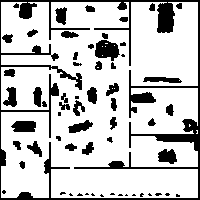
%> input picture map.png, 200 x 200 px
$ octave Group1_ME574_Robot_Project.m   (GNU Octave 9; MATLAB toolbox functions it lacks are replaced by stand-ins)
%> lines starting %> are read from the running program, lines starting %| are printed output that depends on the picture; in (x1, y1, x2, y2) boxes, pixels count from 0 and x2, y2 are one past the last pixel; in counts of white or black regions, pixels touching at a corner belong together; the program's own positions count from 1

clc; clear; close all;

env = imread('map.png');
%> env is the input picture: size 200x200x3 uint8; 78.4% white; 61 black regions (19 under 20 px), largest, box (x1, y1, x2, y2) and area: (0, 0, 200, 200) 5104, (95, 40, 120, 61) 364, (11, 121, 36, 132) 240
map = env(:,:,1)/255;

map = rot90(map);
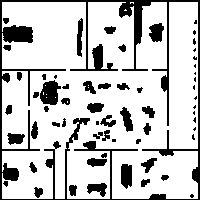
%> map: size 200x200 uint8; values 0 (black) and 1 (white), 78.4% white; 61 black regions (19 under 20 px), largest, box (x1, y1, x2, y2) and area: (0, 0, 200, 200) 5104, (40, 80, 61, 105) 364, (121, 164, 132, 189) 240

% Defining initial position of the robot
%%%%%%%%%%%%%%%%%%%%%%%%%%%%%%%%%%%%%%%%%%%%%%%%%%%%%%%%%%%%%%%%%%%%%%%%%%%
robotposition1 = [25,72]; %You can change the robot position, just make
% sure it does not collide with an obstacle
%%%%%%%%%%%%%%%%%%%%%%%%%%%%%%%%%%%%%%%%%%%%%%%%%%%%%%%%%%%%%%%%%%%%%%%%%%%

% To show where we started later on, I store the first initial position:
initial(1,1) = robotposition1(1,1);
initial(1,2) = robotposition1(1,2);

% Initial belief:
for i=1:200
    for j=1:200
        belief(i,j) = 1/200/200;
    end
end

Newmap = map;
% In the following for loop, I change the Newmap matrix according the
% statements(comments) in the loop.
for i=2:100
    for j=2:100
        if Newmap(i,j) == 0 % if there is a wall
            wallProb = probability; % gives a probability
            if wallProb <= 0.40 % if prob = 0.4
                Newmap(i,j) = 0; % Lidar sees the wall as it is supposed to see
            elseif (0.40 <= wallProb) && wallProb <= 0.475 % if prob = 0.075
                Newmap(i,j) = 1; % Lidar sees the wall a free space
                Newmap(i-1,j-1) = 0; % Lidar sees the wall adjacent to real wall
            elseif (0.475 <= wallProb) && wallProb <= 0.550 % if prob = 0.075
                Newmap(i,j) = 1;% Lidar sees the wall a free space% Lidar sees the wall a free space
                Newmap(i,j-1) = 0; % Lidar sees the wall adjacent to real wall
            elseif (0.550 <= wallProb) && wallProb <= 0.625 % if prob = 0.075
                Newmap(i,j) = 1; % Lidar sees the wall a free space
                Newmap(i+1,j-1) = 0; % Lidar sees the wall adjacent to real wall
            elseif (0.625 <= wallProb) && wallProb <= 0.700 % if prob = 0.075
                Newmap(i,j) = 1; % Lidar sees the wall a free space
                Newmap(i+1,j) = 0; % Lidar sees the wall adjacent to real wall
            elseif (0.700 <= wallProb) && wallProb <= 0.775 % if prob = 0.075
                Newmap(i,j) = 1; % Lidar sees the wall a free space
                Newmap(i+1,j+1) = 0; % Lidar sees the wall adjacent to real wall
            elseif (0.775 <= wallProb) && wallProb <= 0.850 % if prob = 0.075
                Newmap(i,j) = 1; % Lidar sees the wall a free space
                Newmap(i,j+1) = 0; % Lidar sees the wall adjacent to real wall
            elseif (0.850 <= wallProb) && wallProb <= 0.925 % if prob = 0.075
                Newmap(i,j) = 1; % Lidar sees the wall a free space
                Newmap(i-1,j+1) = 0; % Lidar sees the wall adjacent to real wall
            else % if prob = 0.075
                Newmap(i,j) = 1; % Lidar sees the wall a free space
                Newmap(i-1,j) = 0; % Lidar sees the wall adjacent to real wall
            end
        end
    end
end
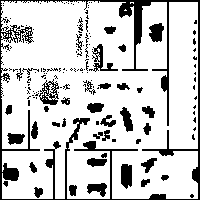
%> Newmap: size 200x200 uint8; values 0 (black) and 1 (white), 80.3% white; 149 black regions (109 under 20 px), largest, box (x1, y1, x2, y2) and area: (0, 0, 200, 200) 4175, (39, 79, 59, 105) 256, (89, 44, 118, 72) 240
%> after the loop, wallProb = 1

for i=1:200
    for j=1:200
        % matrixForLidar is a new matrix that combines the real map and new
        % map that lidar sees the walls with probability 0.40.
        % This way, I create a new algorithm that the robot's belief and
        % real map combined so that the robot cannot go thorough the real
        % walls and it does not contradict with its belief.

        % If one of the matrices has 0 in one cell, then matrixForLidar has
        % 0 in the same cell:
       matrixForLidar(i,j) = Newmap(i,j)*map(i,j);
    end
end
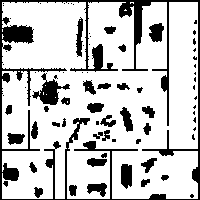
%> matrixForLidar: size 200x200 uint8; values 0 (black) and 1 (white), 77.9% white; 75 black regions (39 under 20 px), largest, box (x1, y1, x2, y2) and area: (0, 0, 200, 200) 5333, (32, 73, 70, 105) 467, (121, 164, 132, 189) 240

matrixForLidar_ = matrixForLidar';
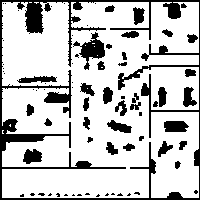
%> matrixForLidar_: size 200x200 uint8; values 0 (black) and 1 (white), 77.9% white; 75 black regions (39 under 20 px), largest, box (x1, y1, x2, y2) and area: (0, 0, 200, 200) 5333, (73, 32, 105, 70) 467, (164, 121, 189, 132) 240

fh = figure();
fh.WindowState = 'maximized';

% Plot on the right: This will give the positions of the robot for start of
% cycles
subplot(1,2,2)
imagesc(matrixForLidar) % Showing combined matrix
hold on

%Grids:
for j = 1:200
    line([0.5,200.5], [0 + j+0.5,0 + j+0.5],"Color","k","Linewidth",0.5)
    hold on
    line([0 + j+0.5,0 + j+0.5],[0.5,200.5],"Color","k","Linewidth",0.5)
    hold on
end
scatter(robotposition1(1,1),robotposition1(1,2),30,"r","filled","s")
hold on

cyclesize = 4; % The cycle size that robot will move. You can change it.
total = 0;
for i = 1:cyclesize

    %Within each cycle, I update the probabilities of the cells that the
    %robot might be inside:
    down1 = [robotposition1(1,1),robotposition1(1,2)+1];
    down2 = [robotposition1(1,1),robotposition1(1,2)+2];
    down3 = [robotposition1(1,1),robotposition1(1,2)+3];
    down4 = [robotposition1(1,1),robotposition1(1,2)+4];
    down5 = [robotposition1(1,1),robotposition1(1,2)+5];

    up1 = [robotposition1(1,1),robotposition1(1,2)-1];
    up2 = [robotposition1(1,1),robotposition1(1,2)-2];
    up3 = [robotposition1(1,1),robotposition1(1,2)-3];
    up4 = [robotposition1(1,1),robotposition1(1,2)-4];
    up5 = [robotposition1(1,1),robotposition1(1,2)-5];

    right1 = [robotposition1(1,1)+1,robotposition1(1,2)];
    right2 = [robotposition1(1,1)+2,robotposition1(1,2)];
    right3 = [robotposition1(1,1)+3,robotposition1(1,2)];
    right4 = [robotposition1(1,1)+4,robotposition1(1,2)];
    right5 = [robotposition1(1,1)+5,robotposition1(1,2)];

    left1 = [robotposition1(1,1)-1,robotposition1(1,2)];
    left2 = [robotposition1(1,1)-2,robotposition1(1,2)];
    left3 = [robotposition1(1,1)-3,robotposition1(1,2)];
    left4 = [robotposition1(1,1)-4,robotposition1(1,2)];
    left5 = [robotposition1(1,1)-5,robotposition1(1,2)];

    if up1(:,2)<=0
       up1(:,2)=1;
    elseif up2(:,2)<=0
       up2(:,2)=1;
    elseif up3(:,2)<=0
       up3(:,2)=1;
    elseif up4(:,2)<=0
       up4(:,2)=1;
    elseif up5(:,2)<=0
       up5(:,2)=1;
    elseif left1(:,1)<=0
       left1(:,1)=1;
    elseif left2(:,1)<=0
       left2(:,1)=1;
    elseif left3(:,1)<=0
       left3(:,1)=1;
    elseif left4(:,1)<=0
       left4(:,1)=1;
    elseif left5(:,1)<=0
       left5(:,1)=1;
    end


    if down1(:,2)>=200
       down1(:,2)=199;
    elseif down2(:,2)>=200
       down2(:,2)=199;
    elseif down3(:,2)>=200
       down3(:,2)=199;
    elseif down4(:,2)>=200
       down4(:,2)=199;
    elseif down5(:,2)>=200
       down5(:,2)=199;

    elseif right1(:,1)>=200
       right1(:,1)=199;
    elseif right2(:,1)>=200
       right2(:,1)=199;
    elseif right3(:,1)>=200
       right3(:,1)=199;
    elseif right4(:,1)>=200
       right4(:,1)=199;
    elseif right5(:,1)>=200
       right5(:,1)=199;
    end

    totalchange = belief(down1(1,1),down1(1,2))*0.05+belief(down2(1,1),down2(1,2))*0.15...
        +belief(down3(1,1),down3(1,2))*0.6+belief(down4(1,1),down4(1,2))*0.15...
        +belief(down5(1,1),down5(1,2))*0.05...
    +belief(up1(1,1),up1(1,2))*0.05+belief(up2(1,1),up2(1,2))*0.15...
        +belief(up3(1,1),up3(1,2))*0.6+belief(up4(1,1),up4(1,2))*0.15...
        +belief(up5(1,1),up5(1,2))*0.05...
    +belief(left1(1,1),left1(1,2))*0.05+belief(left2(1,1),left2(1,2))*0.15...
        +belief(left3(1,1),left3(1,2))*0.6+belief(left4(1,1),left4(1,2))*0.15...
        +belief(left5(1,1),left5(1,2))*0.05...
    +belief(right1(1,1),right1(1,2))*0.05+belief(right2(1,1),right2(1,2))*0.15...
        +belief(right3(1,1),right3(1,2))*0.6+belief(right4(1,1),right4(1,2))*0.15...
        +belief(right5(1,1),right5(1,2))*0.05;


    belief(down1(1,1),down1(1,2)) = belief(down1(1,1),down1(1,2)) + belief(down1(1,1),down1(1,2))*0.05;
    belief(down2(1,1),down2(1,2)) = belief(down2(1,1),down2(1,2)) + belief(down2(1,1),down2(1,2))*0.15;
    belief(down3(1,1),down3(1,2)) = belief(down3(1,1),down3(1,2)) + belief(down3(1,1),down3(1,2))*0.60;
    belief(down4(1,1),down4(1,2)) = belief(down4(1,1),down4(1,2)) + belief(down4(1,1),down4(1,2))*0.15;
    belief(down5(1,1),down5(1,2)) = belief(down5(1,1),down5(1,2)) + belief(down5(1,1),down5(1,2))*0.05;

    belief(up1(1,1),up1(1,2)) = belief(up1(1,1),up1(1,2)) + belief(up1(1,1),up1(1,2))*0.05;
    belief(up2(1,1),up2(1,2)) = belief(up2(1,1),up2(1,2)) + belief(up2(1,1),up2(1,2))*0.15;
    belief(up3(1,1),up3(1,2)) = belief(up3(1,1),up3(1,2)) + belief(up3(1,1),up3(1,2))*0.60;
    belief(up4(1,1),up4(1,2)) = belief(up4(1,1),up4(1,2)) + belief(up4(1,1),up4(1,2))*0.15;
    belief(up5(1,1),up5(1,2)) = belief(up5(1,1),up5(1,2)) + belief(up5(1,1),up5(1,2))*0.05;

    belief(right1(1,1),right1(1,2)) = belief(right1(1,1),right1(1,2)) + belief(right1(1,1),right1(1,2))*0.05;
    belief(right2(1,1),right2(1,2)) = belief(right2(1,1),right2(1,2)) + belief(right2(1,1),right2(1,2))*0.15;
    belief(right3(1,1),right3(1,2)) = belief(right3(1,1),right3(1,2)) + belief(right3(1,1),right3(1,2))*0.60;
    belief(right4(1,1),right4(1,2)) = belief(right4(1,1),right4(1,2)) + belief(right4(1,1),right4(1,2))*0.15;
    belief(right5(1,1),right5(1,2)) = belief(right5(1,1),right5(1,2)) + belief(right5(1,1),right5(1,2))*0.05;

    belief(left1(1,1),left1(1,2)) = belief(left1(1,1),left1(1,2)) + belief(left1(1,1),left1(1,2))*0.05;
    belief(left2(1,1),left2(1,2)) = belief(left2(1,1),left2(1,2)) + belief(left2(1,1),left2(1,2))*0.15;
    belief(left3(1,1),left3(1,2)) = belief(left3(1,1),left3(1,2)) + belief(left3(1,1),left3(1,2))*0.60;
    belief(left4(1,1),left4(1,2)) = belief(left4(1,1),left4(1,2)) + belief(left4(1,1),left4(1,2))*0.15;
    belief(left5(1,1),left5(1,2)) = belief(left5(1,1),left5(1,2)) + belief(left5(1,1),left5(1,2))*0.05;

    belief = belief - totalchange/200/200;

    % Robot might know its position very close to 100% probability if we
    % apply a lot of cycles. If it is know its position, then there is no
    % need for further movement. The following loop does that.
    flag = 0;
    for k = 1:200
        for l = 1:200
            if belief(k,l) >= 1
                belief(k,l) = 1;
                flag = 1;
                break
            end
        end
        if flag==1
            break
        end
    end

    % When robot knows where it is, a message is given about the situation:
    if flag==1
        cyclesize = i - 1;
        errordlg('Robot found its position with 100% probability at the cycle = '+string(cyclesize)+' There is no need for further movement','ROBOT FOUND WHERE IT IS');
        break
    end


    a = probability;
    if a <= 0.05 % Robot moves 1 cell with probability 0.05
        move = 1;
        cellprob = 0.05;
    elseif (0.05 < a)&& (a <= 0.20) % Robot moves 3 cell with probability 0.15
        move = 2;
        cellprob = 0.15;
    elseif (0.20 < a)&& (a <= 0.80) % Robot moves 3 cell with probability 0.60
        move = 3;
        cellprob = 0.60;
    elseif (0.80 < a)&& (a <= 0.95) % Robot moves 4 cell with probability 0.15
        move = 4;
        cellprob = 0.15;
    else % Robot moves 5 cell with probability 0.05
        move = 5;
        cellprob = 0.05;
    end

    % new probability defined to select the direction
    %(up,down,left or right with probabilities 0.25 for each):
    % up -->      b <= 0.25
    % down -->    0.25 < b <= 0.50
    % left -->    0.50 < b <= 0.75
    % right -->   0.75 < b <= 1.00

    % In the following if statements, I define a new algorithm which
    %prevents the robot to go that direction with some logic as well.
    %Let's say robot will go up(b = 0.25) with 4 cells(0.80 < a <= 0.95)
    %but there is a wall in the 3rd cell on the way, then the robot choose
    %not to go that way because the robot actually was aware the wall
    %combination of up, down, left and right directions initially. It is
    %the best to not go to directions with walls in shorter distance than
    %the "move" command.
    b = probability;
    dirprob = 0.25;
    if move == 1
        if matrixForLidar_(robotposition1(1,1),robotposition1(1,2)+1) == 1 && b <= 0.25
            robotposition1(1,2) = robotposition1(1,2) + move;
        elseif matrixForLidar_(robotposition1(1,1),robotposition1(1,2)-1)== 1 &&(0.25 < b)&& (b <= 0.50)
            robotposition1(1,2) = robotposition1(1,2) - move;
        elseif matrixForLidar_(robotposition1(1,1) + 1,robotposition1(1,2))== 1 &&(0.50 < b)&& (b <= 0.75)
            robotposition1(1,1) = robotposition1(1,1) + move;
        elseif matrixForLidar_(robotposition1(1,1)-1,robotposition1(1,2))== 1&&(0.75 < b)&& (b <= 1)
            robotposition1(1,1) = robotposition1(1,1) - move;
        end
    end


    if move == 2
        if matrixForLidar_(robotposition1(1,1),robotposition1(1,2)+1)== 1 && ...
                matrixForLidar_(robotposition1(1,1),robotposition1(1,2)+2)== 1 && b <= 0.25
            robotposition1(1,2) = robotposition1(1,2) + move;
        elseif matrixForLidar_(robotposition1(1,1),robotposition1(1,2)-1)== 1 && ...
                matrixForLidar_(robotposition1(1,1),robotposition1(1,2)-2)== 1 &&(0.25 < b)&& (b <= 0.50)
            robotposition1(1,2) = robotposition1(1,2) - move;
        elseif matrixForLidar_(robotposition1(1,1) + 1,robotposition1(1,2))== 1 && ...
                matrixForLidar_(robotposition1(1,1) + 2,robotposition1(1,2))== 1 &&(0.50 < b)&& (b <= 0.75)
            robotposition1(1,1) = robotposition1(1,1) + move;
        elseif matrixForLidar_(robotposition1(1,1)-1,robotposition1(1,2))== 1&& ...
                matrixForLidar_(robotposition1(1,1)-2,robotposition1(1,2))== 1&&(0.75 < b)&& (b < 1)
            robotposition1(1,1) = robotposition1(1,1) - move;
        end
    end

    if move == 3
        if matrixForLidar_(robotposition1(1,1),robotposition1(1,2)+1)== 1 &&...
                matrixForLidar_(robotposition1(1,1),robotposition1(1,2)+2)== 1 && ...
                matrixForLidar_(robotposition1(1,1),robotposition1(1,2)+3)== 1 && b <= 0.25
            robotposition1(1,2) = robotposition1(1,2) + move;
        elseif matrixForLidar_(robotposition1(1,1),robotposition1(1,2)-1)== 1 &&...
                matrixForLidar_(robotposition1(1,1),robotposition1(1,2)-2)== 1 && ...
                matrixForLidar_(robotposition1(1,1),robotposition1(1,2)-3)== 1 &&(0.25 < b)&& (b <= 0.50)
            robotposition1(1,2) = robotposition1(1,2) - move;
        elseif matrixForLidar_(robotposition1(1,1) + 1,robotposition1(1,2))== 1 &&...
                matrixForLidar_(robotposition1(1,1) + 2,robotposition1(1,2))== 1 && ...
                matrixForLidar_(robotposition1(1,1) + 3,robotposition1(1,2))== 1 &&(0.50 < b)&& (b <= 0.75)
            robotposition1(1,1) = robotposition1(1,1) + move;
        elseif matrixForLidar_(robotposition1(1,1)-1,robotposition1(1,2))== 1&&...
                matrixForLidar_(robotposition1(1,1)-2,robotposition1(1,2))== 1&& ...
                matrixForLidar_(robotposition1(1,1)-3,robotposition1(1,2))== 1&& (0.75 < b)&& (b < 1)
            robotposition1(1,1) = robotposition1(1,1) - move;
        end
    end


    if move == 4
        if matrixForLidar_(robotposition1(1,1),robotposition1(1,2)+1)== 1 &&...
                matrixForLidar_(robotposition1(1,1),robotposition1(1,2)+2)== 1 && ...
                matrixForLidar_(robotposition1(1,1),robotposition1(1,2)+3)== 1 && ...
                matrixForLidar_(robotposition1(1,1),robotposition1(1,2)+4)== 1 && b <= 0.25
            robotposition1(1,2) = robotposition1(1,2) + move;
        elseif matrixForLidar_(robotposition1(1,1),robotposition1(1,2)-1)== 1 &&...
                matrixForLidar_(robotposition1(1,1),robotposition1(1,2)-2)== 1 && ...
                matrixForLidar_(robotposition1(1,1),robotposition1(1,2)-3)== 1 && ...
                matrixForLidar_(robotposition1(1,1),robotposition1(1,2)-4)== 1 &&(0.25 < b)&& (b <= 0.50)
            robotposition1(1,2) = robotposition1(1,2) - move;
        elseif matrixForLidar_(robotposition1(1,1) + 1,robotposition1(1,2))== 1 &&...
                matrixForLidar_(robotposition1(1,1) + 2,robotposition1(1,2))== 1 && ...
                matrixForLidar_(robotposition1(1,1) + 3,robotposition1(1,2))== 1 && ...
                matrixForLidar_(robotposition1(1,1) + 4,robotposition1(1,2))== 1 &&(0.50 < b)&& (b <= 0.75)
            robotposition1(1,1) = robotposition1(1,1) + move;
        elseif matrixForLidar_(robotposition1(1,1)-1,robotposition1(1,2))== 1&&...
                matrixForLidar_(robotposition1(1,1)-2,robotposition1(1,2))== 1&& ...
                matrixForLidar_(robotposition1(1,1)-3,robotposition1(1,2))== 1&& ...
                matrixForLidar_(robotposition1(1,1)-4,robotposition1(1,2))== 1 &&(0.75 < b)&& (b < 1)
            robotposition1(1,1) = robotposition1(1,1) - move;
        end
    end


    if move == 5
        if matrixForLidar_(robotposition1(1,1),robotposition1(1,2)+1)== 1 &&...
                matrixForLidar_(robotposition1(1,1),robotposition1(1,2)+2)== 1 && ...
                matrixForLidar_(robotposition1(1,1),robotposition1(1,2)+3)== 1 && ...
                matrixForLidar_(robotposition1(1,1),robotposition1(1,2)+4)== 1 && ...
                matrixForLidar_(robotposition1(1,1),robotposition1(1,2)+5)== 1 &&b <= 0.25
            robotposition1(1,2) = robotposition1(1,2) + move;
        elseif matrixForLidar_(robotposition1(1,1),robotposition1(1,2)-1)== 1 &&...
                matrixForLidar_(robotposition1(1,1),robotposition1(1,2)-2)== 1 && ...
                matrixForLidar_(robotposition1(1,1),robotposition1(1,2)-3)== 1 && ...
                matrixForLidar_(robotposition1(1,1),robotposition1(1,2)-4)== 1 && ...
                matrixForLidar_(robotposition1(1,1),robotposition1(1,2)-5)== 1 &&(0.25 < b)&& (b <= 0.50)
            robotposition1(1,2) = robotposition1(1,2) - move;
        elseif matrixForLidar_(robotposition1(1,1) + 1,robotposition1(1,2))== 1 &&...
                matrixForLidar_(robotposition1(1,1) + 2,robotposition1(1,2))== 1 && ...
                matrixForLidar_(robotposition1(1,1) + 3,robotposition1(1,2))== 1 && ...
                matrixForLidar_(robotposition1(1,1) + 4,robotposition1(1,2))== 1 && ...
                matrixForLidar_(robotposition1(1,1) + 5,robotposition1(1,2))== 1 &&(0.50 < b)&& (b <= 0.75)
            robotposition1(1,1) = robotposition1(1,1) + move;
        elseif matrixForLidar_(robotposition1(1,1)-1,robotposition1(1,2))== 1&&...
                matrixForLidar_(robotposition1(1,1)-2,robotposition1(1,2))== 1&& ...
                matrixForLidar_(robotposition1(1,1)-3,robotposition1(1,2))== 1&& ...
                matrixForLidar_(robotposition1(1,1)-4,robotposition1(1,2))== 1 && ...
                matrixForLidar_(robotposition1(1,1)-5,robotposition1(1,2))== 1 &&(0.75 < b)&& (b < 1)
            robotposition1(1,1) = robotposition1(1,1) - move;
        end
    end

    if robotposition1(1,1) >= 200
        robotposition1(1,1) = 194;
    elseif robotposition1(1,1) <= 0
        robotposition1(1,1) = 6;
    end

    if robotposition1(1,2) >= 200
        robotposition1(1,2) = 198;
    elseif robotposition1(1,2) <= 0
        robotposition1(1,2) = 2;
    end
    % I create positionarray object to let you run lidardata for any cycle.
    positionarray(i,1) = robotposition1(1,1);
    positionarray(i,2) = robotposition1(1,2);


    % Plot on the left: This will show you how the probability distribution
    % changes within the map.
    subplot(1,2,1)
    imagesc(belief')
    axis image
    colorbar
    title("Probability distrubition when the cycle is "+string(i))
    hold off


    %Updating the plot on the right for each movement.
    %subplot(1,2,2)
    %axis equal

    total = total + 1;
    %scatter(robotposition1(1,1),robotposition1(1,2),30,"r","filled","s")

    %title("Positions robot has been at until the cycle "+string(i))

    pause(0.01)
end
%> this loop made 4 passes
%> pass 1, `title("Probability distrubition when the cycle is "+string(i))`:
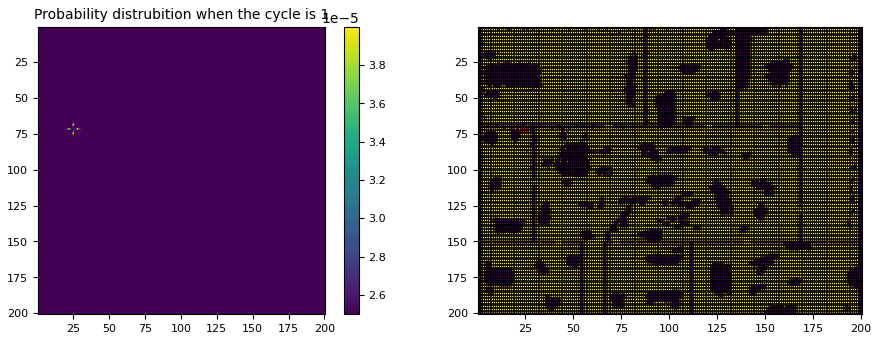
%> figure redrawn from the program's plot data, 2 panels
%> after the loop, cellprob = 0.6; cyclesize = 4; down1 = [25 73]; down2 = [25 74]; down3 = [25 75]; down4 = [25 76]; down5 = [25 77]; left1 = [24 72]; left2 = [23 72]; left3 = [22 72]; left4 = [21 72]; left5 = [20 72]; move = 3; positionarray = [25 72; 25 72; 25 72; 25 72]; right1 = [26 72]; right2 = [27 72]; right3 = [28 72]; right4 = [29 72]; right5 = [30 72]; robotposition1 = [25 72]; total = 4; up1 = [25 71]; up2 = [25 70]
subplot(1,2,2)
scatter(robotposition1(1,1),robotposition1(1,2),30,"b","filled","s")
title("Final Position of the robot at the end of "+string(cyclesize)+" cycles (Red is the initial position / Blue is the final position)")
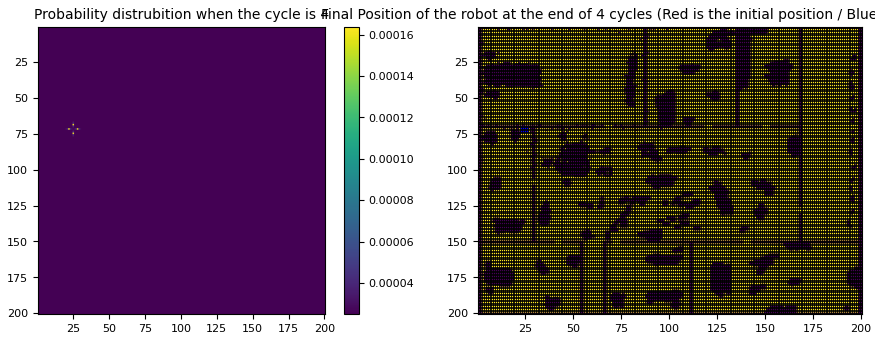
%> figure redrawn from the program's plot data, 2 panels
pause(20)

fh = figure();
fh.WindowState = 'maximized';
imagesc(matrixForLidar)
axis equal
hold on

%This figure will show the final position of the robot and the lidar data
%of it(what it can see) according to the conditions and wall probabilities
%in the homework. (matrixForLidar already does the probability job.)
for j = 1:200
    line([0.5,200.5], [0 + j+0.5,0 + j+0.5],"Color","k","Linewidth",0.5)
    hold on
    line([0 + j+0.5,0 + j+0.5],[0.5,200.5],"Color","k","Linewidth",0.5)
    hold on
end
for i=1:total
    scatter(positionarray(i,1),positionarray(i,2),30,"r","filled","s")
    title("Positions Robot has been at during Localization, Cycle Number = "+string(i))
    hold on
    pause(0.000001)
end
%> (the rest of the program and of its run is left out)
